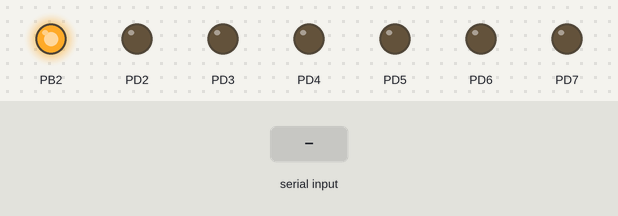
A program run on a simulated ATmega328P, built with avr-gcc and emulated at 1 MHz. Shown: output pins drawn as LEDs (lit = HIGH). The inputs (shaded band) are chosen by the test bench. What the program prints to the serial monitor is not drawn.

Above: at 4.2 s.
4.3 s: "0" received over Serial
5.8 s: "2" received over Serial
Timing chart, 0 to 8.8 s (numbered marks = the images above; inputs shaded):
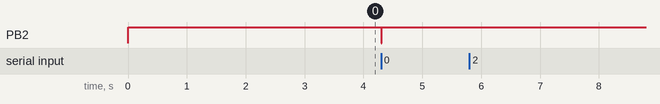

The program:

main.c
```c
/*
 * SPI.c
 *
 * Created: 1/28/2026 9:55:15 PM
 * Author : Erick Javier Segura 231141 - Samuel Urbina 23434
 */

#define F_CPU 1000000
#include <util/delay.h>
#include <avr/io.h>
#include <stdint.h>
#include <avr/interrupt.h>
#include "SPIC/SPIC.h"
#include "USART/USART.h"

//GLOBAL:
uint8_t NT = 0x00;
uint8_t ADC_PC0 = 0x00;
uint8_t ADC_PC1 = 0x00;

//USART:
uint8_t M1_STORE_FLAG = 0x00;
uint8_t CN;
char MI;
uint8_t US_VALUES[4] = {0};

void SETUP(void){
	cli();

	//TIMERS: 16 prescaler.
	CLKPR = (1 << CLKPCE);
	CLKPR = (1 << CLKPS2);

	//OUTPUT LEDs:
	DDRD = 0xFF;

	//SPI: MASTER.
	SPI_SETUP(SPI_MASTER, SPI_MODE0,SPI_MSB,128);

	//CLEAR:
	PORTD &= 0x00;

	//USART:
	AS_USART(9600,1,1,1,1,8);


	sei();
}

int main(void)
{
    //SETUP
	SETUP();


    while (1)
    {
		PORTB &= ~(1<<PORTB2); // Select slave

		//Ask for first ADC value: PC0.
		SPI_MST_Transmit('S');
		NT = SPDR;
		SPI_MST_Transmit(0x00);
		//RECIVE:
		ADC_PC0 = SPDR;

		//Ask for first ADC value: PC1.
		SPI_MST_Transmit('D');
		NT = SPDR;
		SPI_MST_Transmit(0x00);
		//RECIVE:
		ADC_PC1 = SPDR;

		PORTB |= (1<<PORTB2);  // Deselect slave

		//POST:
		//PORTD = 0x00;
		//PORTD = ADC_PC0;
		USART_TR("_______________________________");
		USART_TR("\r\n");
		USART_TR("ADC -> PC0:");
		USART_TR_ADC(ADC_PC0);
		USART_ADC_OUT();
		USART_TR("\r\n");


		USART_TR("\r\n");
		USART_TR("ADC -> PC1:");
		USART_TR_ADC(ADC_PC1);

		USART_ADC_OUT();
		USART_TR("\r\n");

		USART_TR("_______________________________");

		//WAIT:
		//_delay_ms(500);

    }
}
```

SPIC.c
```c
/*
 * SPIC.c
 *
 * Created: 1/28/2026 10:31:15 PM
 *  Author: Eliph
 */

#include <avr/io.h>
#include <stdint.h>
#include <avr/interrupt.h>
#include "SPIC.h"

void SPI_SETUP(SPI_Role RL, SPI_Mode MD,SPI_Data_Order DO, uint8_t FOSC){
	//DISABLE_SPI:
	SPCR &= ~(1<<SPE);

	//MASTER:
	if(RL == 0){
		//SS as output:
		DDRB |= (1<<DDB2);
		//PORTB |= (1<<PORTB2);

		//MOSI and SCK as output:
		DDRB |= (1<<DDB3)|(1<<DDB5);

		//MISO as input:
		DDRB &= ~(1<<DDB4);

		//MASTER_SELECT:
		SPCR |= (1<<MSTR);

	}

	//SLAVE:
	else if(RL == 1){

		//SS as input:
		DDRB &= ~(1<<DDB2);
		//PORTB |= (1<<PORTB2);

		//SCK and MOSI as input:
		DDRB &= ~((1<<DDB3)|(1<<DDB5));

		//MISO as output:
		DDRB |= (1<<DDB4);

		//SLAVE_SELECT:
		SPCR &= ~(1<<MSTR);

	}
	else{}

	//GENERAL:

	//DATA_ORDER:
	if(DO == 0){
		//LSB:
		SPCR |= (1<<DORD);
	}
	else if (DO == 1){
		//MSB:
		SPCR &= ~(1<<DORD);
	}
	else{}

	//CLOCK:Polarity and phase.
	if(MD == 0){SPCR &= ~((1<<CPOL) | (1<<CPHA));}
	else if (MD == 1){SPCR &= ~(1<<CPOL);SPCR |= (1<<CPHA);}
	else if (MD == 2){SPCR |= (1<<CPOL);SPCR &= ~(1<<CPHA);}
	else if (MD == 3){SPCR |= ((1<<CPOL) | (1<<CPHA));}
	else{}

	//CLOCK RATE: 2-128.
	// Clear clock bits first
	SPCR &= ~((1<<SPR1)|(1<<SPR0));
	SPSR &= ~(1<<SPI2X);

	if (FOSC == 2) {
		// 2 = SPI2X=1, SPR1=0, SPR0=0
		SPSR |= (1<<SPI2X);
	}
	else if (FOSC == 4) {
		// 4 = SPI2X=0, SPR1=0, SPR0=0
	}
	else if (FOSC == 8) {
		// 8 = SPI2X=1, SPR1=0, SPR0=1
		SPCR |= (1<<SPR0);
		SPSR |= (1<<SPI2X);
	}
	else if (FOSC == 16) {
		// 16 = SPI2X=0, SPR1=0, SPR0=1
		SPCR |= (1<<SPR0);
	}
	else if (FOSC == 32) {
		// 32 = SPI2X=1, SPR1=1, SPR0=0
		SPCR |= (1<<SPR1);
		SPSR |= (1<<SPI2X);
	}
	else if (FOSC == 64) {
		// 64 = SPI2X=0, SPR1=1, SPR0=0
		SPCR |= (1<<SPR1);
	}
	else if (FOSC == 128) {
		// 128 = SPI2X=0, SPR1=1, SPR0=1
		SPCR |= (1<<SPR1) | (1<<SPR0);
	}
	else{
		//4 doble speed as standar:
		// 4 = SPI2X=0, SPR1=0, SPR0=0
	}

	//ENABLE_SPI:
	SPCR |= (1<<SPE);
}

void SPI_MST_Transmit(uint8_t DTA){

	//Start transmission:
	SPDR = DTA;

	//Wait for transmission complete:
	while(!(SPSR&(1<<SPIF)));
}
uint8_t SPI_SLV_Receive(void){
	while (!(SPSR & (1<<SPIF)));
	return SPDR;
}
```

SPIC.h
```c
/*
 * SPIC.h
 *
 * Created: 1/28/2026 10:30:59 PM
 *  Author: Eliph
 */


#ifndef SPIC_H_
#define SPIC_H_

#include <avr/io.h>
#include <stdint.h>
#include <avr/interrupt.h>

//TYPE: MASTER or SLAVE.
typedef enum
{SPI_MASTER,SPI_SLAVE} SPI_Role;

//READING FASE: Based on polarity(AH or AL) and rising/falling edge.
typedef enum
{SPI_MODE0,SPI_MODE1,SPI_MODE2,SPI_MODE3} SPI_Mode;

//DATA ORDER:
typedef enum
{SPI_LSB, SPI_MSB} SPI_Data_Order;

//DOUBLE:
typedef enum
{SPI_NDB, SPI_DB} SPI_Speed;

void SPI_SETUP(SPI_Role RL, SPI_Mode MD,SPI_Data_Order DO, uint8_t FOSC);
void SPI_MST_Transmit(uint8_t DTA);
uint8_t SPI_SLV_Receive(void);


#endif /* SPIC_H_ */
```

USART.c
```c
/*
 * USART.c
 *
 * Created: 1/29/2026 7:17:26 PM
 *  Author: Eliph
 */

#include <avr/io.h>
#include <stdint.h>
#include <avr/interrupt.h>
#include "USART.h"

uint8_t ASCII_CN = 0x00;
uint8_t CR_00 = 0xFF;
uint8_t	CR_01 = 0xFF;
uint8_t CR_02 = 0xFF;

//GLOBAL:

//MODE: Asynchronous -> BR(Baud_rate), DBL(Doble_speed).
void AS_USART(uint32_t BR, uint8_t DBL, uint8_t TXE, uint8_t RXE, uint8_t STB, uint8_t CS){
	//CLEAR:
	UCSR0A &= ~(1 << U2X0);  // Clear double speed
	UCSR0B = 0;
	UCSR0C = 0;

	uint32_t TMP = 0x0000;

	if(DBL == 1){
		TMP = ((1000000/(8*BR)) - 1);

	}
	else if (DBL == 0){
		TMP = ((1000000/(16*BR)) - 1);
	}

	//BR:
	UBRR0L = ((uint8_t)TMP);
	UBRR0H = (TMP >> 8);

	//Doble_speed:
	if (DBL == 1){
		UCSR0A |= (1<< U2X0);
	}
	else {}

	//Transmitter_Receiver:
	if(TXE == 1){
		UCSR0B |= (1 << TXEN0);
	}
	else {}

	if(RXE == 1){
		UCSR0B |= (1 << RXEN0);
	}
	else{}

	//STOP_BIT: 1 or 2.
	if (STB == 1){
		UCSR0C &= ~(1 << USBS0);
	}
	else if(STB == 2){
		UCSR0C |= (1<<USBS0);
	}
	else {
		UCSR0C &= ~(1 << USBS0);
	}

	//CLEAR:
	UCSR0B &= ~(1 << UCSZ02);
	UCSR0C &= ~((1 << UCSZ00) | (1 << UCSZ01));

	//Character size: 8-bits default.
	if(CS == 5){}
	else if (CS == 6){
		UCSR0C |= (1<<UCSZ00);
	}
	else if (CS == 7){
		UCSR0C |= (1<<UCSZ01);

	}
	else if (CS == 8){
		UCSR0C |= (1<<UCSZ00) | (1<<UCSZ01);
	}

	else if (CS == 9){
		UCSR0B |= (1<<UCSZ02);
		UCSR0C |= (1<<UCSZ00) | (1<<UCSZ01);
	}
	else {
		UCSR0C |= (1<<UCSZ00) | (1<<UCSZ01);
	}

	//RX_ISR: ENABLE.
	UCSR0B |= (1 << RXCIE0);


}

//MODE: Synchronous.
void S_USART(){}

//TRX: String.
void USART_TR(const char *DT){
	while(*DT != '\0'){

		//EP:
		while(!(UCSR0A & (1 << UDRE0)));

		//LOAD_TO_TRANSF:
		UDR0 = *DT;

		//INC: DIR.
		DT++;
	}
}

//RX: Character -> Menu.
unsigned char USART_RC(){
	//DATA_RECEIVED:
	while(!(UCSR0A & (1 << RXC0)));

	//RETURN:
	return UDR0;
}

//RX: Int
uint8_t USART_RC_INT(){
	//DATA_RECEIVED:
	while(!(UCSR0A & (1 << RXC0)));

	//RETURN:
	return UDR0;
}

//ADC_READ:
void USART_TR_ADC(uint8_t DT_ADC){
	//DIV:
	if (DT_ADC >= 100)	{
		CR_02 = (DT_ADC/100) + '0';	//ASCII: 0 -> 0x30/48.
		DT_ADC %= 100;

		CR_01 = (DT_ADC/10) + '0';
		DT_ADC %= 10;

		CR_00 = (DT_ADC) + '0';

		//COUNTER:
		ASCII_CN = 0x03;
	}
	else if (DT_ADC >= 10){
		CR_01 = (DT_ADC/10) + '0';
		DT_ADC %= 10;

		CR_00 = (DT_ADC) + '0';

		//COUNTER:
		ASCII_CN = 0x02;
	}
	else if (DT_ADC >= 0){
		CR_00 = (DT_ADC) + '0';

		//COUNTER:
		ASCII_CN = 0x01;
	}
	else {
		//COUNTER: Error to read ADC.
		ASCII_CN = 0x00;
	}
}

//OUT: ADC.
void USART_TR_S(char DT){
	//EP:
	while(!(UCSR0A & (1 << UDRE0)));

	//LOAD_TO_TRANSF:
	UDR0 = DT;

	//WAIT_TRANSF:
	while (!(UCSR0A & (1 << TXC0)));
	UCSR0A |= (1 << TXC0);
}
void USART_ADC_OUT(){
	if (ASCII_CN  == 0x03){
		USART_TR_S((char)CR_02);
		USART_TR_S((char)CR_01);
		USART_TR_S((char)CR_00);
	}
	else if (ASCII_CN == 0x02){
		USART_TR_S((char)CR_01);
		USART_TR_S((char)CR_00);
	}
	else if (ASCII_CN  == 0x01){
		USART_TR_S((char)CR_00);
	}
	else {
		//ERROR:
		USART_TR("ERROR");
	}
}

//
void USART_TR_U32(uint32_t v)
{
	char buf[11];   // max 10 digits + null
	uint8_t i = 10;
	buf[i] = '\0';

	if(v == 0){
		USART_TR("0");
		return;
	}

	while(v > 0 && i){
		i--;
		buf[i] = (v % 10) + '0';
		v /= 10;
	}

	USART_TR(&buf[i]);
}
```

USART.h
```c
/*
 * USART.h
 *
 * Created: 1/29/2026 7:17:02 PM
 *  Author: Eliph
 */


#ifndef USART_H_
#define USART_H_

#include <avr/io.h>

extern char* itoa(int value, char* str, int base);

//SETUP:
void AS_USART(uint32_t BR, uint8_t DBL, uint8_t TXE, uint8_t RXE, uint8_t STB, uint8_t CS);
void S_USART();

//TRX: String.
void USART_TR(const char *DT);

//RX: Character -> Menu.
unsigned char USART_RC();
uint8_t USART_RC_INT();

//ADC_READ:
void USART_TR_ADC(uint8_t DT_ADC);
void USART_TR_S(char DT);
void USART_ADC_OUT();

void USART_SEND_MODE(uint8_t MD);
void USART_SEND_MM(uint8_t M1, uint8_t M2, uint8_t M3, uint8_t M4);

void USART_TR_U32(uint32_t v);


#endif /* USART_H_ */
```
